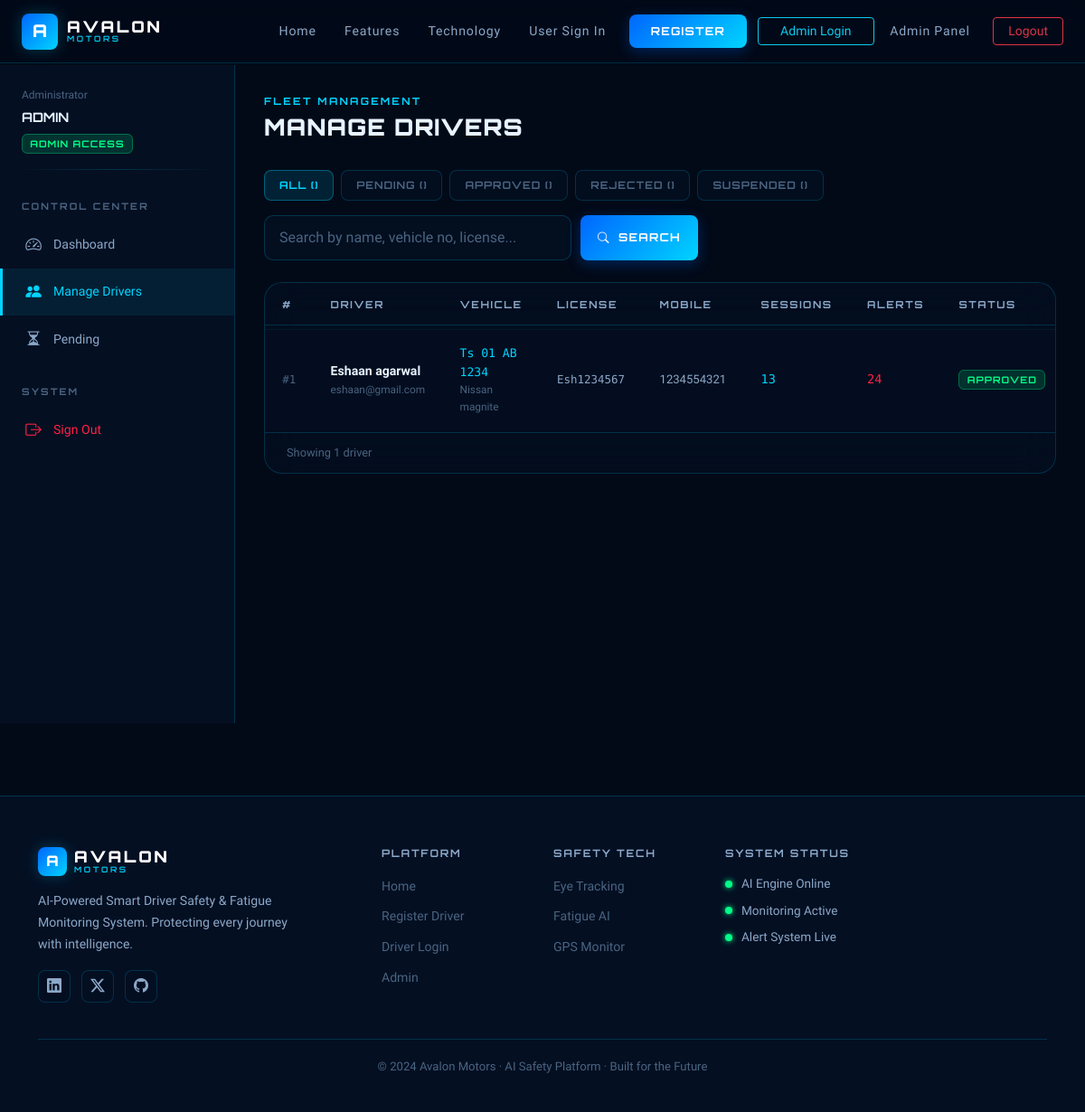
Screenshot of /admin-panel/drivers/ (signed in) with the database file from the repository.
### core/models.py (models this page shows, shortened)
class DriverProfile(models.Model):
    STATUS_CHOICES = [
        ('pending', 'Pending Approval'),
        ('approved', 'Approved'),
        ('rejected', 'Rejected'),
        ('suspended', 'Suspended'),
    ]
    VEHICLE_BRANDS = [
        ('toyota', 'Toyota'), ('nissan', 'Nissan'), ('tata', 'Tata'),
        ('hyundai', 'Hyundai'), ('bmw', 'BMW'), ('mercedes', 'Mercedes-Benz'),
        ('audi', 'Audi'), ('honda', 'Honda'), ('ford', 'Ford'),
        ('volkswagen', 'Volkswagen'), ('kia', 'Kia'), ('mahindra', 'Mahindra'),
        ('suzuki', 'Suzuki'), ('tesla', 'Tesla'), ('rivian', 'Rivian'),
        ('other', 'Other'),
    ]
    user = models.OneToOneField(User, on_delete=models.CASCADE, related_name='driver_profile')
    full_name = models.CharField(max_length=150)
    age = models.PositiveIntegerField()
    date_of_birth = models.DateField()
    mobile = models.CharField(max_length=15)
    address = models.TextField()
    vehicle_number = models.CharField(max_length=20)
    license_number = models.CharField(max_length=30, unique=True)
    vehicle_brand = models.CharField(max_length=20, choices=VEHICLE_BRANDS)
    vehicle_model = models.CharField(max_length=100)
    profile_photo = models.ImageField(upload_to='drivers/', blank=True, null=True)
    status = models.CharField(max_length=15, choices=STATUS_CHOICES, default='pending')
    admin_notes = models.TextField(blank=True)
    created_at = models.DateTimeField(auto_now_add=True)
    updated_at = models.DateTimeField(auto_now=True)
    last_active = models.DateTimeField(null=True, blank=True)
    total_sessions = models.PositiveIntegerField(default=0)
    total_alerts = models.PositiveIntegerField(default=0)
    class Meta:
        ordering = ['-created_at']
        verbose_name = 'Driver Profile'

### core/views.py (the view, shortened to what this page needs)
# urls.py: path('admin-panel/drivers/', views.admin_drivers, name='admin_drivers'),
@login_required
@user_passes_test(is_admin)
def admin_drivers(request):
    status_filter = request.GET.get('status', '')
    search = request.GET.get('q', '')
    drivers = DriverProfile.objects.select_related('user').all()
    if status_filter:
        drivers = drivers.filter(status=status_filter)
    ctx = {
        'drivers': drivers,
        'status_filter': status_filter,
        'search': search,
        'counts': {
            'all': DriverProfile.objects.count(),
            'pending': DriverProfile.objects.filter(status='pending').count(),
            'approved': DriverProfile.objects.filter(status='approved').count(),
            'rejected': DriverProfile.objects.filter(status='rejected').count(),
            'suspended': DriverProfile.objects.filter(status='suspended').count(),
        },
        'status_list': ['all', 'pending', 'approved', 'rejected', 'suspended'],
    }
    return render(request, 'admin_panel/drivers.html', ctx)

### core/views.py (called while the page is built)
def is_admin(user):
    return user.is_staff or user.is_superuser

### templates/admin_panel/drivers.html (shortened to what this page needs)
{% extends 'base.html' %}
{% load static %}
{% block content %}
<div class="dashboard-wrapper">
  <div class="dashboard-sidebar" id="sidebar">
    <div style="padding:1.5rem 1.5rem 0.5rem;">
      <div style="font-size:0.75rem;color:var(--text-muted);">Administrator</div>
      <div style="font-family:var(--font-display);font-size:0.9rem;font-weight:700;margin-top:3px;">{{ request.user.username|upper }}</div>
      <div class="mt-1"><span class="badge-avalon badge-approved">ADMIN ACCESS</span></div>
    </div>
    <div class="divider-glow mx-3 my-2"></div>
    <div class="sidebar-section-title">Control Center</div>
    <a href="{% url 'admin_dashboard' %}" class="sidebar-nav-item"><i class="bi bi-speedometer2"></i> Dashboard</a>
    <a href="{% url 'admin_drivers' %}" class="sidebar-nav-item active"><i class="bi bi-people-fill"></i> Manage Drivers</a>
    <a href="{% url 'admin_drivers' %}?status=pending" class="sidebar-nav-item">
      <i class="bi bi-hourglass-split"></i> Pending
    </a>
    <div class="sidebar-section-title">System</div>
    <a href="{% url 'logout' %}" class="sidebar-nav-item" style="color:var(--red-alert);"><i class="bi bi-box-arrow-right"></i> Sign Out</a>
  </div>
  <div class="dashboard-main">
    <div class="d-flex justify-content-between align-items-start mb-4 flex-wrap gap-3">
      <div>
        <div style="font-family:var(--font-display);font-size:0.7rem;font-weight:700;letter-spacing:0.2em;color:var(--cyan);text-transform:uppercase;">Fleet Management</div>
        <h1 style="font-family:var(--font-display);font-size:1.6rem;font-weight:900;letter-spacing:0.04em;margin-top:3px;">MANAGE DRIVERS</h1>
      </div>
    </div>
    <div class="d-flex gap-2 flex-wrap mb-3">
      {% for item in status_list %}
      <a href="{% if item == 'all' %}{% url 'admin_drivers' %}{% else %}?status={{ item }}{% endif %}"
         style="font-family:var(--font-display);font-size:0.72rem;font-weight:700;letter-spacing:0.08em;
                background:{% if status_filter == item or item == 'all' and not status_filter %}rgba(0,212,255,0.12){% else %}var(--glass-bg){% endif %};
                color:{% if status_filter == item or item == 'all' and not status_filter %}var(--cyan){% else %}var(--text-muted){% endif %};
                border:1px solid {% if status_filter == item or item == 'all' and not status_filter %}rgba(0,212,255,0.35){% else %}var(--glass-border){% endif %};
                border-radius:8px;padding:0.45rem 1rem;text-decoration:none;transition:var(--transition);">
        {{ item|upper }} ({{ counts|dictsort:item }})
      </a>
      {% endfor %}
    </div>
    <form method="get" class="mb-4">
      <div style="display:flex;gap:10px;max-width:480px;">
        <input type="text" name="q" value="{{ search }}" placeholder="Search by name, vehicle no, license..."
               class="form-control avalon-input" style="flex:1;">
        <button type="submit" class="avalon-btn-primary" style="padding:0.6rem 1.2rem;font-size:0.78rem;white-space:nowrap;">
          <i class="bi bi-search me-1"></i> SEARCH
        </button>
      </div>
    </form>
    <div class="glass-card p-0" style="overflow:hidden;">
      <div style="overflow-x:auto;">
        <table class="avalon-table" style="min-width:900px;">
          <thead>
            <tr>
              <th>#</th>
              <th>Driver</th>
              <th>Vehicle</th>
              <th>License</th>
              <th>Mobile</th>
              <th>Sessions</th>
              <th>Alerts</th>
              <th>Status</th>
            </tr>
          </thead>
          <tbody>
            {% for driver in drivers %}
            <tr>
              <td style="font-family:var(--font-mono);font-size:0.78rem;color:var(--text-muted);">#{{ driver.id }}</td>
              <td>
                <a href="{% url 'admin_driver_detail' driver.id %}" style="font-size:0.88rem;font-weight:600;color:var(--text-primary);">{{ driver.full_name }}</a>
                <div style="font-size:0.74rem;color:var(--text-muted);">{{ driver.user.email|truncatechars:24 }}</div>
              </td>
              <td>
                <div style="font-family:var(--font-mono);font-size:0.82rem;color:var(--cyan);">{{ driver.vehicle_number }}</div>
                <div style="font-size:0.74rem;color:var(--text-muted);">{{ driver.get_vehicle_brand_display }} {{ driver.vehicle_model }}</div>
              </td>
              <td style="font-family:var(--font-mono);font-size:0.78rem;color:var(--text-secondary);">{{ driver.license_number|truncatechars:16 }}</td>
              <td style="font-size:0.82rem;color:var(--text-secondary);">{{ driver.mobile }}</td>
              <td style="font-family:var(--font-mono);font-size:0.85rem;color:var(--cyan);">{{ driver.sessions.count }}</td>
              <td style="font-family:var(--font-mono);font-size:0.85rem;color:{% if driver.total_alerts > 10 %}var(--red-alert){% elif driver.total_alerts > 0 %}var(--orange-warn){% else %}var(--accent){% endif %};">{{ driver.total_alerts }}</td>
              <td><span class="badge-avalon badge-{{ driver.status }}">{{ driver.get_status_display }}</span></td>
            </tr>
            {% endfor %}
          </tbody>
        </table>
      </div>
      {% if drivers %}
      <div style="padding:0.75rem 1.5rem;border-top:1px solid var(--glass-border);font-size:0.8rem;color:var(--text-muted);">
        Showing {{ drivers|length }} driver{{ drivers|length|pluralize }}
      </div>
      {% endif %}
    </div>
  </div>
</div>
{% endblock %}

### templates/base.html (shortened to what this page needs)
<!DOCTYPE html>
<html lang="en" data-theme="dark">
<head>
  <link href="https://cdn.jsdelivr.net/npm/bootstrap@5.3.2/dist/css/bootstrap.min.css" rel="stylesheet">
  <link href="https://cdn.jsdelivr.net/npm/bootstrap-icons@1.11.3/font/bootstrap-icons.min.css" rel="stylesheet">
  <link rel="stylesheet" href="{% load static %}{% static 'css/avalon.css' %}">
</head>
<body>
<nav class="navbar navbar-expand-lg avalon-nav fixed-top">
  <div class="container-fluid px-4">
    <a class="navbar-brand avalon-logo" href="{% url 'home' %}">
      <div class="logo-icon"><span class="logo-a">A</span></div>
      <div class="logo-text">
        <span class="logo-main">AVALON</span>
        <span class="logo-sub">MOTORS</span>
      </div>
    </a>
    <div class="collapse navbar-collapse" id="navMenu">
      <ul class="navbar-nav ms-auto align-items-center gap-1">
    <li class="nav-item">
        <a class="nav-link avalon-nav-link" href="{% url 'home' %}">Home</a>
    </li>
    <li class="nav-item">
        <a class="nav-link avalon-nav-link" href="{% url 'home' %}#features">Features</a>
    </li>
    <li class="nav-item">
        <a class="nav-link avalon-nav-link" href="{% url 'home' %}#technology">Technology</a>
    </li>
    <li class="nav-item">
        <a class="nav-link avalon-nav-link" href="{% url 'login' %}">
            User Sign In
        </a>
    </li>
    <li class="nav-item">
        <a href="{% url 'register' %}" class="btn avalon-btn-primary btn-sm px-4 ms-2">
            Register
        </a>
    </li>
    <li class="nav-item">
        <a href="{% url 'admin_dashboard' %}" class="btn btn-outline-info btn-sm px-4 ms-2">
            Admin Login
        </a>
    </li>
    {% if user.is_authenticated %}
        {% if user.is_staff %}
            <li class="nav-item">
                <a class="nav-link avalon-nav-link" href="{% url 'admin_dashboard' %}">
                    Admin Panel
                </a>
            </li>
        {% else %}
            <li class="nav-item">
                <a class="nav-link avalon-nav-link" href="{% url 'driver_dashboard' %}">
                    Dashboard
                </a>
            </li>
        {% endif %}
        <li class="nav-item">
            <a href="{% url 'logout' %}" class="btn btn-outline-danger btn-sm px-3 ms-2">
                Logout
            </a>
        </li>
    {% endif %}
</ul>
    </div>
  </div>
</nav>
{% block content %}{% endblock %}
<footer class="avalon-footer">
  <div class="container">
    <div class="row gy-4">
      <div class="col-lg-4">
        <div class="footer-brand">
          <div class="logo-icon small"><span class="logo-a">A</span></div>
          <div class="logo-text ms-2">
            <span class="logo-main">AVALON</span>
            <span class="logo-sub">MOTORS</span>
          </div>
        </div>
        <p class="footer-tagline mt-3">AI-Powered Smart Driver Safety & Fatigue Monitoring System. Protecting every journey with intelligence.</p>
        <div class="footer-social">
          <a href="#"><i class="bi bi-linkedin"></i></a>
          <a href="#"><i class="bi bi-twitter-x"></i></a>
          <a href="#"><i class="bi bi-github"></i></a>
        </div>
      </div>
      <div class="col-lg-2 col-6">
        <h6 class="footer-heading">Platform</h6>
        <ul class="footer-links">
          <li><a href="{% url 'home' %}">Home</a></li>
          <li><a href="{% url 'register' %}">Register Driver</a></li>
          <li><a href="{% url 'login' %}">Driver Login</a></li>
          <li><a href="/django-admin/">Admin</a></li>
        </ul>
      </div>
      <div class="col-lg-2 col-6">
        <h6 class="footer-heading">Safety Tech</h6>
        <ul class="footer-links">
          <li><a href="#">Eye Tracking</a></li>
          <li><a href="#">Fatigue AI</a></li>
          <li><a href="#">GPS Monitor</a></li>
        </ul>
      </div>
      <div class="col-lg-4">
        <h6 class="footer-heading">System Status</h6>
        <div class="status-indicators">
          <div class="status-item"><span class="status-dot active"></span>AI Engine Online</div>
          <div class="status-item"><span class="status-dot active"></span>Monitoring Active</div>
          <div class="status-item"><span class="status-dot active"></span>Alert System Live</div>
        </div>
      </div>
    </div>
    <div class="footer-bottom">
      <p>© 2024 Avalon Motors · AI Safety Platform · Built for the Future</p>
    </div>
  </div>
</footer>
</body>
</html>

### rows the page displays
DriverProfile: id "1", full_name "Eshaan agarwal", user.email "eshaan@gmail.com", vehicle_number "Ts 01 AB 1234", vehicle_brand "Nissan", vehicle_model "magnite", license_number "Esh1234567", mobile "1234554321", sessions.count "13", total_alerts "24", status "APPROVED"

### other values shown
{{ request.user.username|upper }} "ADMIN"
{{ item|upper }} "ALL" "PENDING" "APPROVED" "REJECTED" "SUSPENDED"
{{ drivers|length }} "1"
